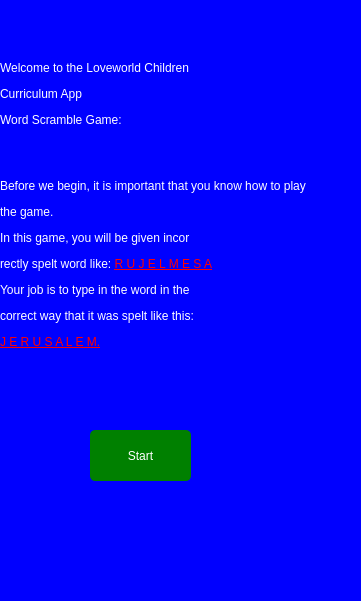
<?xml version="1.0" encoding="UTF-8"?>
<ui version="4.0">
 <class>Dialog</class>
 <widget class="QDialog" name="Dialog">
  <property name="geometry">
   <rect>
    <x>0</x>
    <y>0</y>
    <width>361</width>
    <height>601</height>
   </rect>
  </property>
  <property name="windowTitle">
   <string>Dialog</string>
  </property>
  <widget class="QWidget" name="widget" native="true">
   <property name="geometry">
    <rect>
     <x>0</x>
     <y>0</y>
     <width>361</width>
     <height>601</height>
    </rect>
   </property>
   <property name="styleSheet">
    <string notr="true">background-color: blue;</string>
   </property>
   <widget class="QLabel" name="label">
    <property name="geometry">
     <rect>
      <x>0</x>
      <y>0</y>
      <width>341</width>
      <height>411</height>
     </rect>
    </property>
    <property name="styleSheet">
     <string notr="true">color: white;
font: 14pt &quot;MS Shell Dlg 2&quot;;</string>
    </property>
    <property name="text">
     <string>&lt;html&gt;&lt;head/&gt;&lt;body&gt;&lt;p&gt;Welcome to the Loveworld Children &lt;/p&gt;&lt;p&gt;Curriculum App&lt;/p&gt;&lt;p&gt;Word Scramble Game:&lt;/p&gt;&lt;p&gt;&lt;br/&gt;&lt;/p&gt;&lt;p&gt;Before we begin, it is important that you know how to play&lt;/p&gt;&lt;p&gt;the game. &lt;/p&gt;&lt;p&gt;In this game, you will be given incor&lt;/p&gt;&lt;p&gt;rectly spelt word like: &lt;span style=&quot; text-decoration: underline; color:#ff0000;&quot;&gt;R U J E L M E S A&lt;/span&gt;&lt;/p&gt;&lt;p&gt;&lt;span style=&quot; color:#ffffff;&quot;&gt;Your job is to type in the word in the&lt;/span&gt;&lt;/p&gt;&lt;p&gt;&lt;span style=&quot; color:#ffffff;&quot;&gt;correct way that it was spelt like this:&lt;/span&gt;&lt;/p&gt;&lt;p&gt;&lt;span style=&quot; text-decoration: underline; color:#ff0000;&quot;&gt;J E R U S A L E M.&lt;/span&gt;&lt;/p&gt;&lt;/body&gt;&lt;/html&gt;</string>
    </property>
   </widget>
   <widget class="QPushButton" name="starter">
    <property name="geometry">
     <rect>
      <x>90</x>
      <y>430</y>
      <width>101</width>
      <height>51</height>
     </rect>
    </property>
    <property name="styleSheet">
     <string notr="true">border-radius: 5px;
font: 14pt &quot;MS Shell Dlg 2&quot;;
color: white;
background-color: green;</string>
    </property>
    <property name="text">
     <string>Start</string>
    </property>
   </widget>
  </widget>
 </widget>
 <resources/>
 <connections/>
</ui>
